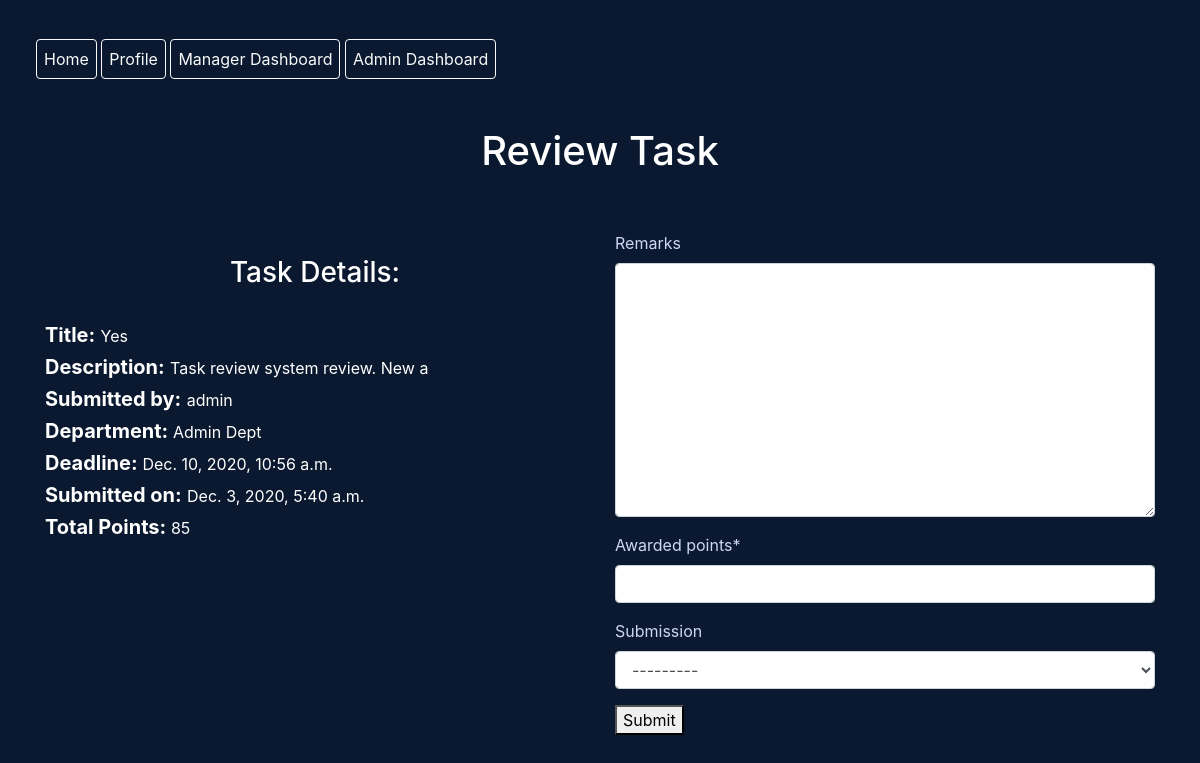
Screenshot of /create/task-review/22 (signed in) with the database file from the repository.
### createMode/models.py (models this page shows, shortened)
class Task(models.Model):
	title = models.CharField(max_length=240)
	description = models.TextField()
	total_points = models.PositiveIntegerField(validators=[MinValueValidator(10), MaxValueValidator(100)])
	department = models.ForeignKey(Department, on_delete=models.CASCADE)
	deadline = models.DateTimeField()
	assigned_to = models.ForeignKey(User, on_delete=models.SET_NULL, blank=True, null=True, related_name='assigned_to_user')
	created_by = models.ForeignKey(User, on_delete=models.SET_NULL, blank=True, null=True, related_name='created_by_user')
	created_at = models.DateTimeField(auto_now_add=True)
	submitted = models.BooleanField(default=False)
	reviewed = models.BooleanField(default=False)
	review_id = models.PositiveIntegerField(blank=True, null=True)
	is_accepted = models.BooleanField(default=False)
	is_rejected = models.BooleanField(default=False)
	reject_feedback_id = models.PositiveIntegerField(blank=True, null=True)

class TaskReview(models.Model):
	task = models.ForeignKey(Task, on_delete=models.CASCADE)
	submitted_by = models.ForeignKey(User, on_delete=models.CASCADE, related_name='submitted_by_user')
	submitted_on = models.DateTimeField(auto_now_add=True)
	reviewed_by = models.ForeignKey(User, on_delete=models.SET_NULL, blank=True, null=True, related_name='reviewed_by_user')
	reviewed_on = models.DateTimeField(auto_now=True)
	remarks = models.TextField(blank=True, null=True)
	awarded_points = models.PositiveIntegerField(validators=[MinValueValidator(10), MaxValueValidator(100)],blank=True, null=True)
	submission = models.CharField(max_length=25, choices=submission_choices, blank=True, null=True)

### core/models.py (models this page shows)
class Department(models.Model):
	name = models.CharField(max_length=60)
	description = models.CharField(max_length=264)
	def __str__(self):
		return self.name

### createMode/views.py (the view, shortened to what this page needs)
# urls.py: path('task-review/<int:pk>', ReviewTask.as_view(), name='task-review'),
class ReviewTask(ManagerRequiredMixin, UpdateView):
    model= TaskReview
    form_class = TaskReviewForm
    template_name = 'createMode/task_review.html'
    success_url = '/'
    def get_form_kwargs(self):
        kwargs = super(ReviewTask, self).get_form_kwargs()
        kwargs.update({'task_review_pk': self.kwargs['pk']})
        return kwargs
    def get_context_data(self, **kwargs):
        context = super().get_context_data(**kwargs)
        task_review_info = TaskReview.objects.get(pk=self.kwargs['pk'])
        task_info = task_review_info.task
        submitted_user_profile_id = EmployeeJobInfo.objects.get(user=task_review_info.submitted_by).pk
        context['task_review'] = task_review_info
        context['task'] = task_info
        context['submitted_user_profile_id']= submitted_user_profile_id
        return context

### createMode/forms.py
class TaskReviewForm(forms.ModelForm):
	class Meta:
		model = TaskReview
		fields = ('remarks', 'awarded_points', 'submission')
	def __init__(self, *args, **kwargs):
		task_review = TaskReview.objects.get(pk=kwargs.pop('task_review_pk'))
		task_maxvalue = task_review.task.total_points
		super(TaskReviewForm, self).__init__(*args, **kwargs)
		self.fields['awarded_points'] = forms.IntegerField(min_value = 10, max_value=task_maxvalue)

### core/context_processors.py (called while the page is built)
def check_authorization(request):
	if request.user.is_superuser:
		user_is_admin = True
	else:
		user_is_admin = False
	if request.user.is_authenticated:
		user_is_authenticated = True
		jobinfo = EmployeeJobInfo.objects.filter(user = request.user)[0]
		if jobinfo and jobinfo.isManager == True:
			user_is_manager = True
		else:
			user_is_manager = False
	else:
		user_is_authenticated = False
		user_is_manager = False
	return {
		'user_is_authenticated' : user_is_authenticated,
		'user_is_admin': user_is_admin,
		'user_is_manager' : user_is_manager,
	}

### createMode/views.py (called while the page is built)
    def dispatch(self, request, *args, **kwargs):
        usr = request.user
        usr_job_info = EmployeeJobInfo.objects.get(user=usr)
        if usr.is_authenticated and usr_job_info.isManager:
            pass
        else:
            return redirect('core:index')
        return super().dispatch(request, *args, **kwargs)

### createMode/templates/createMode/task_review.html (shortened to what this page needs)
{% extends 'core/base.html' %}
{% load crispy_forms_tags %}
{% load static %}
{% block content %}
	<div class="container" >
		<br>
		<h1>Review Task</h1>
		<br><br>
		<div class="row">
			<div class="col-md">
				<h3>Task Details:</h3>
				<h5><strong>Title:</strong> <small>{{ task.title }}</small></h5>
				<h5> <strong>Description:</strong>  <small>{{ task.description }}</small></h5>
				<h5><strong>Submitted by:</strong> <small>{{ task_review.submitted_by.username }}</small></h5>
				<h5><strong>Department: </strong><small>{{ task.department }}</small></h5>
				<h5><strong>Deadline: </strong> <small>{{ task.deadline }}</small></h5>
				<h5><strong>Submitted on:</strong> <small>{{ task_review.submitted_on }}</small></h5>
				<h5><strong>Total Points: </strong> <small>{{ task.total_points }}</small></h5>
			</div>
			<div class="col-md">
				<form method='POST'>
				{{ form|crispy }}
				<button type="submit">Submit</button>
			</form>
			</div>
		</div>
	</div>
{% endblock %}

### core/static/core/style.css (style rules this page uses)
html, body { background-color: #0a192f; color: rgb(204, 214, 246); }
h1, h2, h3, h4, h5 { color: white; }
h3 { padding: 25px 0px; }

### assignment/static/assignment/style.css (style rules this page uses)
h1,h3 { text-align: center; }

### rows the page displays
Task: title "Yes", description "Task review system review. New a", department "Admin Dept", deadline "Dec. 10, 2020, 10:56 a.m.", total_points "85"
TaskReview: submitted_by.username "admin", submitted_on "Dec. 3, 2020, 5:40 a.m.", submission "---------"
